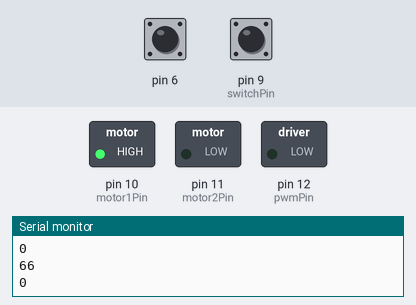
A sketch run on a simulated Arduino Uno, built with avr-gcc and run on an emulated ATmega328P. Parts: switched loads named in the sketch (green lamp = pin HIGH), the last lines printed to the serial monitor. Dashed ring = blinking. Inputs (shaded band) come from the test bench; at power-on: pin 6 HIGH, pin 9 (switchPin) LOW.

Above: at 1.2 s.
1.3 s: pin 6 pulled LOW for 3.2 s
At 1.8 s:
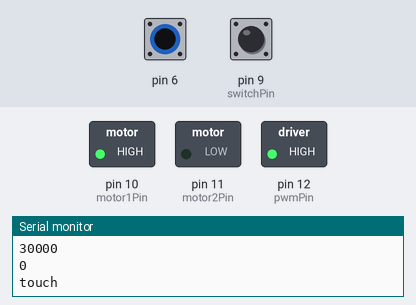
6.8 s: pin 6 pulled LOW for 0.15 s
At 8.2 s:
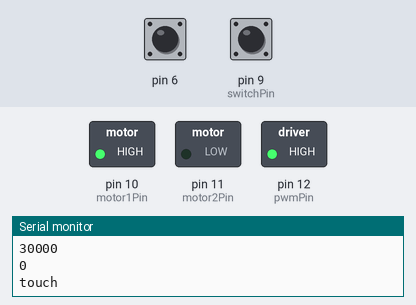
9.9 s: pin 6 pulled LOW for 1 s
At 13.0 s:
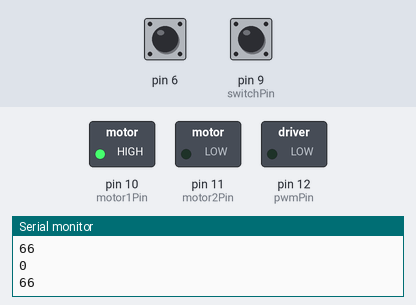
Timing chart, 0 to 14.5 s (numbered marks = the images above; inputs shaded):
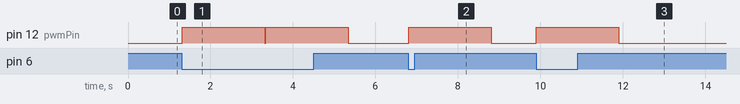

The sketch:

edible_silicon_hand.ino
```cpp
#include <CapacitiveSensor.h>

const int switchPin = 9;    // switch input
const int motor1Pin = 10;    // Motor driver leg 1 (pin 3, AIN1)
const int motor2Pin = 11;    // Motor driver leg 2 (pin 4, AIN2)
const int pwmPin = 12;       // Motor driver PWM pin
CapacitiveSensor   cs = CapacitiveSensor(7,6);
void setup() {
    cs.set_CS_AutocaL_Millis(0xFFFFFFFF);
    Serial.begin(9600);

    // set the switch as an input:
    pinMode(switchPin, INPUT);

    // set all the other pins you're using as outputs:
    pinMode(motor1Pin, OUTPUT);
    pinMode(motor2Pin, OUTPUT);
    pinMode(pwmPin, OUTPUT);
    digitalWrite(motor1Pin, HIGH);  // set leg 1 of the motor driver high
    analogWrite(motor2Pin, LOW);
    // set PWM enable pin high so that motor can turn on:
    digitalWrite(pwmPin, LOW);

  }

void loop() {
    long total1 =  cs.capacitiveSensor(200);
    Serial.println(total1);
    // if the switch is high, motor will turn on one direction:
    int a = digitalRead(switchPin);
    Serial.println(a);
    if (digitalRead(switchPin) == HIGH || total1 > 10000) {

        Serial.println("touch");
        digitalWrite(pwmPin, HIGH);
        delay(2000);
        digitalWrite(pwmPin, LOW);
    }
  }
```

Measured:
- after the input at 1.3 s, pin 12 (pwmPin): alternates HIGH for 2.0 s and LOW for 0.02 s, starting at once
- after the input at 6.8 s, pin 12 (pwmPin): LOW → HIGH at once, → LOW 2.0 s later
- after the input at 9.9 s, pin 12 (pwmPin): LOW → HIGH at once, → LOW 2.0 s later
